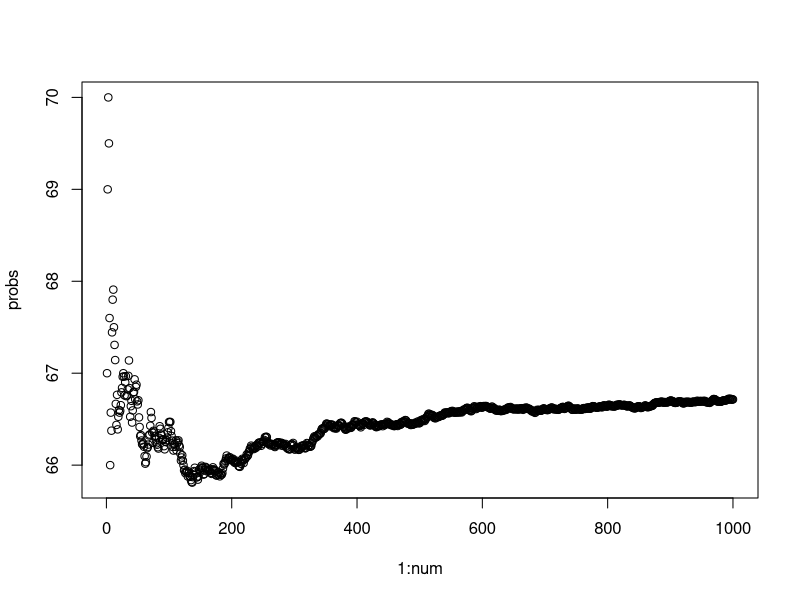

This figure's R source:
#The famous Monty Gameshow 
#Find the probability of winning if the contestant switches doors 
#Number of times contestent switches 
n.switch <- 0
#Number of times the experiment is run per trial
trials <- 100

#number of trials
num <- 1000

#To keep track of the probability every trial
probs <- numeric(num)

for(i in 1:num){
  for(k in 1:trials){
    n.cardoor <- sample(1:3,1) #choose a door for the car to be behind
    n.guess <- sample(1.3,1) #contestant's guess
    if(n.cardoor != n.guess){
      n.switch <- n.switch + 1 # automatic success, because contestant switches
    }
  }
  probs[i] <- n.switch/i # number of times the contestant rightfully switched/num experiments
} 
plot(1:num,probs)